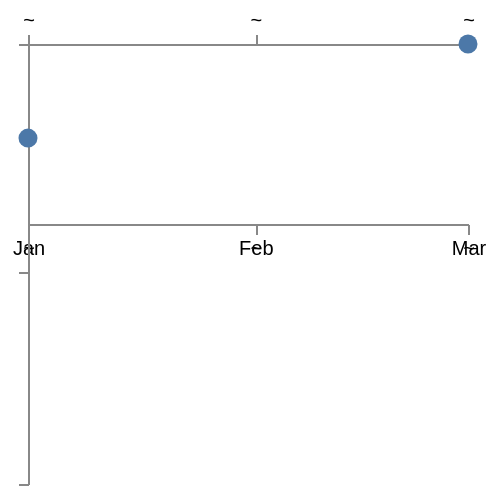

Write a Vega-Lite specification for this figure.
### Vega specification from a JSON file in a GitHub repository (floating-point values rounded to 4 significant figures)
{"$schema": "https://vega.github.io/schema/vega/v6.json", "description": "A percent consumes what follows it, and a percent with nothing after it consumes itself. d3 reads the character after the percent — and a pad modifier before it — looks it up, and pushes whatever the table gave back: the character itself where there is no entry, and the empty string where the pattern ended first, `charAt` past the end being the empty string. The bottom axis asks for `%~`, which is no directive at all, and reads `~` with the percent gone; the top asks for `%-~` and reads the same, the modifier swallowed with it; the second bottom axis asks for `%b%` and reads the month alone, its dangling percent dropped; and the left asks for `%-`, a modifier with nothing to pad, which consumes all of itself so every label on it is empty — which is why the modifier is looked for *up to* the last character rather than one short of it. A malformed specifier is not an error anywhere in this: it is read the way d3 reads it, which is the only answer a chart can be compared against. Two axes share the bottom on purpose, that being the shape which first looked like a guide-ordering defect and turned out to be the harvester flattening the whitespace it read.", "width": 220, "height": 90, "padding": 5, "data": [{"name": "table", "values": [{"t": 1704067200000, "v": 42}, {"t": 1709251200000, "v": 88}]}], "scales": [{"name": "when", "type": "utc", "domain": {"data": "table", "field": "t"}, "range": "width"}, {"name": "y", "type": "linear", "domain": {"data": "table", "field": "v"}, "range": "height"}], "axes": [{"orient": "bottom", "scale": "when", "format": "%~", "tickCount": 2}, {"orient": "top", "scale": "when", "format": "%-~", "tickCount": 2}, {"orient": "bottom", "scale": "when", "format": "%b%", "tickCount": 2}, {"orient": "left", "scale": "when", "format": "%-", "tickCount": 2}], "marks": [{"type": "symbol", "from": {"data": "table"}, "encode": {"enter": {"x": {"scale": "when", "field": "t"}, "y": {"scale": "y", "field": "v"}, "size": {"value": 90}, "fill": {"value": "#4c78a8"}}}}]}
